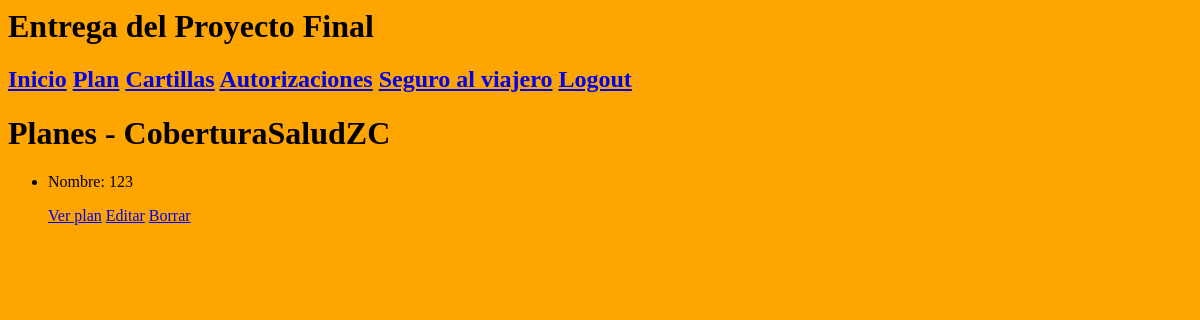
/AppCoder/plan/list (signed in), run on an earlier commit of the app's database.
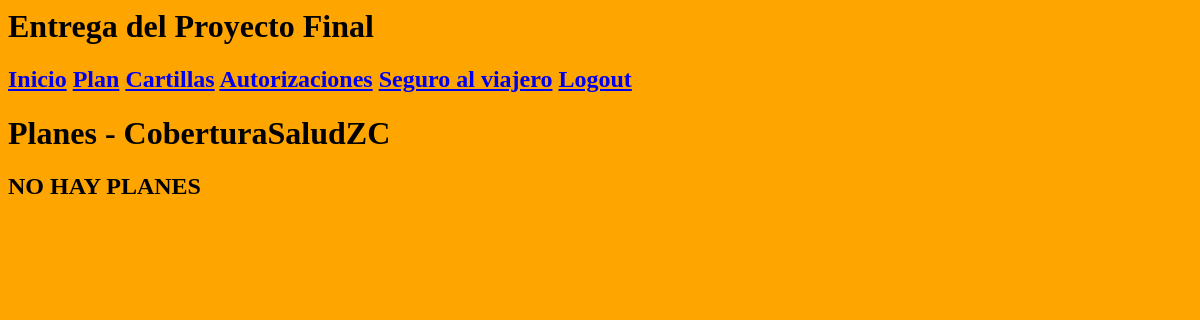
And on a later commit of the database.
### AppCoder/models.py (models this page shows)
class Plan(models.Model):
    nombre_del_plan = models.CharField(max_length = 30)
    descripcion = models.CharField(max_length=100)
    numero_de_afiliado = models.IntegerField()

### AppCoder/views.py (the view)
# urls.py: path("plan/list", PlanList.as_view(), name="Planlist"),
class PlanList(LoginRequiredMixin, ListView):
    model = Plan
    template_name = "AppCoder/plan_list.html"

### AppCoder/templates/AppCoder/plan_list.html
{% extends "AppCoder/madre.html" %}
{% load static %}
{% block ContenidoQueCambia %}
<h1>Planes - CoberturaSaludZC </h1>
{% if object_list %}
    <ul>
        {% for plan in object_list %}
        <li>
            <p>Nombre: {{ plan.nombre_del_plan }}</p>
            <p>
                <a href="{% url 'PlanDetail' plan.id %}">Ver plan</a>
                <a href="{% url 'PlanUpdate' plan.id %}">Editar</a>
                <a href="{% url 'PlanDelete' plan.id %}">Borrar</a>
            </p>
        </li>
        {% endfor %}
    </ul>
{% else %}
<h2>NO HAY PLANES</h2>
{% endif %}
{% endblock %}

What changed in the data, as far as the page shows it:
removed Plan: nombre_del_plan "123"
Also different on the page:
text now shown: "NO HAY PLANES"
